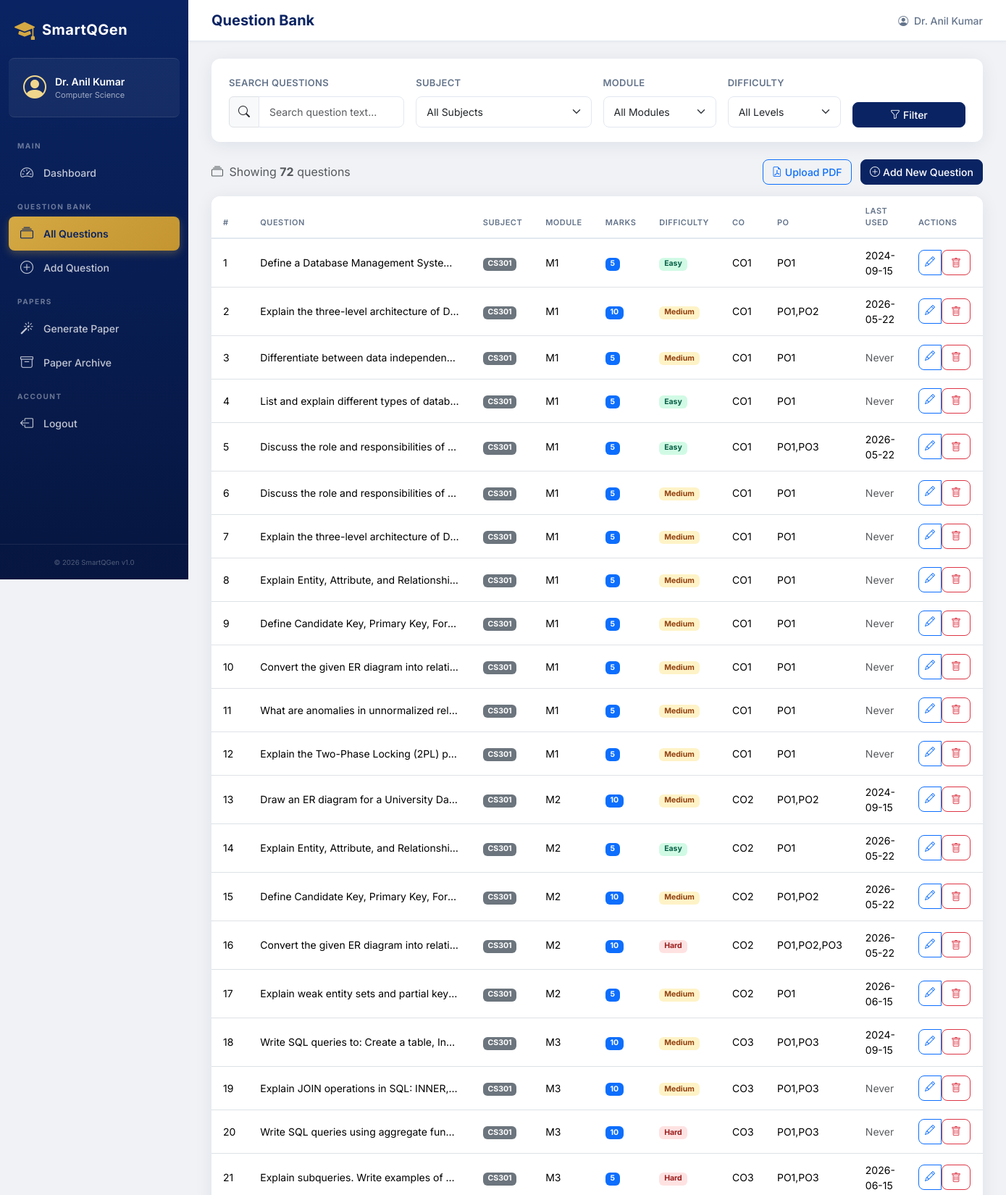
/questions/ (signed in, upper part), run on the app's committed database.
### tables this page shows
CREATE TABLE QuestionBank (
        question_id INTEGER PRIMARY KEY AUTOINCREMENT,
        subject_id INTEGER NOT NULL,
        question_text TEXT NOT NULL,
        module_number INTEGER NOT NULL,
        marks INTEGER NOT NULL,
        difficulty_level TEXT NOT NULL DEFAULT 'Medium',
        co_mapping TEXT NOT NULL,
        po_mapping TEXT NOT NULL,
        last_used_date DATE DEFAULT NULL,
        added_by INTEGER DEFAULT NULL,
        created_at DATETIME DEFAULT CURRENT_TIMESTAMP,
        updated_at DATETIME DEFAULT CURRENT_TIMESTAMP,
        FOREIGN KEY (subject_id) REFERENCES Subject(subject_id) ON DELETE CASCADE,
        FOREIGN KEY (added_by) REFERENCES Faculty(faculty_id) ON DELETE SET NULL
    );

CREATE TABLE Subject (
        subject_id INTEGER PRIMARY KEY AUTOINCREMENT,
        subject_code TEXT NOT NULL UNIQUE,
        subject_name TEXT NOT NULL,
        semester INTEGER NOT NULL,
        department TEXT NOT NULL
    );

### routes/questions.py (the view)
@questions_bp.route('/')
@login_required
def list_questions():
    subject_id = request.args.get('subject_id', '', type=str)
    module = request.args.get('module', '', type=str)
    difficulty = request.args.get('difficulty', '', type=str)
    search = request.args.get('search', '', type=str)
    query = """
        SELECT q.*, s.subject_name, s.subject_code
        FROM QuestionBank q
        JOIN Subject s ON q.subject_id = s.subject_id
        WHERE 1=1
    """
    params = []
    if subject_id:
        query += " AND q.subject_id = %s"
        params.append(int(subject_id))
    if module:
        query += " AND q.module_number = %s"
        params.append(int(module))
    if difficulty:
        query += " AND q.difficulty_level = %s"
        params.append(difficulty)
    if search:
        query += " AND q.question_text LIKE %s"
        params.append(f'%{search}%')
    query += " ORDER BY q.subject_id, q.module_number, q.question_id"
    questions = execute_query(query, tuple(params), fetchall=True)
    subjects = execute_query(
        "SELECT * FROM Subject ORDER BY subject_name",
        fetchall=True
    )
    return render_template('questions/list.html',
                           questions=questions,
                           subjects=subjects,
                           filters={
                               'subject_id': subject_id,
                               'module': module,
                               'difficulty': difficulty,
                               'search': search
                           })

### routes/auth.py (called while the page is built)
def login_required(f):
    @wraps(f)
    def decorated_function(*args, **kwargs):
        if 'faculty_id' not in session:
            flash('Please log in to access this page.', 'warning')
            return redirect(url_for('auth.login'))
        return f(*args, **kwargs)
    return decorated_function

### utils/db.py (called while the page is built, shortened)
def get_db():
    conn = sqlite3.connect(DB_PATH)
    conn.row_factory = sqlite3.Row  # Access columns by name
    conn.execute("PRAGMA foreign_keys = ON")  # Enable FK support
    return conn

def dict_from_row(row):
    if row is None:
        return None
    return dict(row)

def execute_query(query, params=None, fetchone=False, fetchall=False, commit=False):
    query = query.replace('%s', '?')
    query = _adapt_query(query)
    conn = get_db()
    cursor = conn.cursor()
    try:
        cursor.execute(query, params or ())
        if fetchone:
            row = cursor.fetchone()
            result = dict_from_row(row)
        elif fetchall:
            rows = cursor.fetchall()
            result = [dict_from_row(r) for r in rows]
        elif commit:
            conn.commit()
            result = cursor.lastrowid
        else:
            result = cursor.rowcount
        return result
    except Exception as e:
        if commit:
            conn.rollback()
        raise e
    finally:
        cursor.close()
        conn.close()

def _adapt_query(query):
    import re
    query = re.sub(r"ENUM\([^)]+\)", "TEXT", query, flags=re.IGNORECASE)
    field_match = re.search(r"ORDER BY FIELD\((\w+),\s*(.+?)\)", query, re.IGNORECASE)
    query = re.sub(
        r"DATE_SUB\(CURDATE\(\),\s*INTERVAL\s+(\?)\s+YEAR\)",
        r"date('now', '-' || \1 || ' years')",
        query, flags=re.IGNORECASE
    )
    query = re.sub(r"CURDATE\(\)", "date('now')", query, flags=re.IGNORECASE)
    query = re.sub(r"NOW\(\)", "datetime('now')", query, flags=re.IGNORECASE)
    return query

### templates/questions/list.html (shortened to what this page needs)
{% extends "base.html" %}
{% block page_title %}Question Bank{% endblock %}
{% block content %}
<div class="card filter-card mb-4">
    <div class="card-body">
        <form method="GET" action="{{ url_for('questions.list_questions') }}" class="row g-3 align-items-end">
            <div class="col-md-3">
                <label for="search" class="form-label">Search Questions</label>
                <div class="input-group">
                    <span class="input-group-text"><i class="bi bi-search"></i></span>
                    <input type="text" class="form-control" id="search" name="search"
                           value="{{ filters.search }}" placeholder="Search question text...">
                </div>
            </div>
            <div class="col-md-3">
                <label for="subject_id" class="form-label">Subject</label>
                <select class="form-select" id="subject_id" name="subject_id">
                    <option value="">All Subjects</option>
                </select>
            </div>
            <div class="col-md-2">
                <label for="module" class="form-label">Module</label>
                <select class="form-select" id="module" name="module">
                    <option value="">All Modules</option>
                </select>
            </div>
            <div class="col-md-2">
                <label for="difficulty" class="form-label">Difficulty</label>
                <select class="form-select" id="difficulty" name="difficulty">
                    <option value="">All Levels</option>
                </select>
            </div>
            <div class="col-md-2">
                <button type="submit" class="btn btn-primary w-100">
                    <i class="bi bi-funnel me-1"></i>Filter
                </button>
            </div>
        </form>
    </div>
</div>
<div class="d-flex justify-content-between align-items-center mb-3">
    <span class="text-muted">
        <i class="bi bi-collection me-1"></i>
        Showing <strong>{{ questions|length }}</strong> questions
    </span>
    <div>
        <a href="{{ url_for('questions.upload_pdf') }}" class="btn btn-outline-primary me-2">
            <i class="bi bi-file-earmark-pdf me-1"></i>Upload PDF
        </a>
        <a href="{{ url_for('questions.add_question') }}" class="btn btn-primary">
            <i class="bi bi-plus-circle me-1"></i>Add New Question
        </a>
    </div>
</div>
<div class="card dashboard-card">
    <div class="card-body p-0">
        {% if questions %}
        <div class="table-responsive">
            <table class="table table-hover mb-0" id="questionsTable">
                <thead>
                    <tr>
                        <th style="width:5%">#</th>
                        <th style="width:30%">Question</th>
                        <th>Subject</th>
                        <th>Module</th>
                        <th>Marks</th>
                        <th>Difficulty</th>
                        <th>CO</th>
                        <th>PO</th>
                        <th>Last Used</th>
                        <th style="width:10%">Actions</th>
                    </tr>
                </thead>
                <tbody>
                    {% for q in questions %}
                    <tr>
                        <td>{{ loop.index }}</td>
                        <td class="question-text-cell" title="{{ q.question_text }}">
                            {{ q.question_text[:80] }}{% if q.question_text|length > 80 %}...{% endif %}
                        </td>
                        <td><span class="badge bg-secondary">{{ q.subject_code }}</span></td>
                        <td>M{{ q.module_number }}</td>
                        <td><span class="badge bg-primary">{{ q.marks }}</span></td>
                        <td>
                            <span class="badge badge-{{ q.difficulty_level|lower }}">
                                {{ q.difficulty_level }}
                            </span>
                        </td>
                        <td>{{ q.co_mapping }}</td>
                        <td>{{ q.po_mapping }}</td>
                        <td>
                            {% if q.last_used_date %}
                                {{ q.last_used_date }}
                            {% else %}
                                <span class="text-muted">Never</span>
                            {% endif %}
                        </td>
                        <td>
                            <div class="btn-group btn-group-sm">
                                <a href="{{ url_for('questions.edit_question', question_id=q.question_id) }}"
                                   class="btn btn-outline-primary" title="Edit">
                                    <i class="bi bi-pencil"></i>
                                </a>
                                <form method="POST" action="{{ url_for('questions.delete_question', question_id=q.question_id) }}"
                                      class="d-inline delete-form">
                                    <button type="submit" class="btn btn-outline-danger" title="Delete">
                                        <i class="bi bi-trash"></i>
                                    </button>
                                </form>
                            </div>
                        </td>
                    </tr>
                    {% endfor %}
                </tbody>
            </table>
        </div>
        {% endif %}
    </div>
</div>
{% endblock %}

### static/css/style.css (style rules this page uses)
:root { --primary: #0a2463; --primary-light: #1e3a8a; --primary-lighter: #3b5bdb; --accent: #d4a843; --accent-light: #f0d78c; --success: #10b981; --warning: #f59e0b; --danger: #ef4444; --info: #3b82f6; --bg-body: #f0f2f5; --bg-card: #ffffff; --text-primary: #1e293b; --text-secondary: #64748b; --sidebar-width: 260px; --radius: 12px; --shadow: 0 4px 24px rgba(10,36,99,0.08); --shadow-lg: 0 8px 32px rgba(10,36,99,0.12); --transition: all 0.3s cubic-bezier(0.4,0,0.2,1); }
* { box-sizing: border-box; }
body { font-family: 'Inter', -apple-system, BlinkMacSystemFont, sans-serif; background: var(--bg-body); color: var(--text-primary); margin: 0; min-height: 100vh; }
.dashboard-card { border: none; border-radius: var(--radius); box-shadow: var(--shadow); overflow: hidden; }
.dashboard-card .card-body { padding: 20px 24px; }
.badge-easy { background: #d1fae5 !important; color: #065f46 !important; }
.badge-medium { background: #fef3c7 !important; color: #92400e !important; }
.badge-hard { background: #fee2e2 !important; color: #991b1b !important; }
.table { font-size: 14px; }
.table thead { background: #f8fafc; }
.table thead th { font-weight: 600; color: var(--text-secondary); text-transform: uppercase; font-size: 11px; letter-spacing: 0.5px; padding: 12px 16px; border-bottom: 2px solid #e2e8f0; }
.table tbody td { padding: 12px 16px; vertical-align: middle; }
.question-text-cell { max-width: 300px; overflow: hidden; text-overflow: ellipsis; white-space: nowrap; }
.filter-card { border: none; border-radius: var(--radius); box-shadow: var(--shadow); }
.filter-card .card-body { padding: 20px 24px; }
.form-label { font-weight: 600; font-size: 13px; color: var(--text-secondary); text-transform: uppercase; letter-spacing: 0.3px; }
.form-control, .form-select { border-radius: 8px; border: 1.5px solid #e2e8f0; padding: 10px 14px; font-size: 14px; transition: var(--transition); }
.stat-card, .dashboard-card, .welcome-banner { animation: fadeInUp 0.5s ease forwards; }
.btn-primary { background: var(--primary); border-color: var(--primary); }
.btn { border-radius: 8px; font-weight: 500; font-size: 14px; }

### data on the page
QuestionBank: question_text "Define a Database Management Syste…", subject_code "CS301", module_number "1", marks "5", difficulty_level "Easy", co_mapping "CO1", po_mapping "PO1", last_used_date "2024-09-15"
QuestionBank: question_text "Explain the three-level architecture of D…", subject_code "CS301", module_number "1", marks "10", difficulty_level "Medium", co_mapping "CO1", po_mapping "PO1,PO2", last_used_date "2026-05-22"
QuestionBank: question_text "Differentiate between data independen…", subject_code "CS301", module_number "1", marks "5", difficulty_level "Medium", co_mapping "CO1", po_mapping "PO1", shows "Never"
QuestionBank: question_text "List and explain different types of datab…", subject_code "CS301", module_number "1", marks "5", difficulty_level "Easy", co_mapping "CO1", po_mapping "PO1", shows "Never"
QuestionBank: question_text "Discuss the role and responsibilities of…", subject_code "CS301", module_number "1", marks "5", difficulty_level "Easy", co_mapping "CO1", po_mapping "PO1,PO3", last_used_date "2026-05-22"
QuestionBank: question_text "Discuss the role and responsibilities of…", subject_code "CS301", module_number "1", marks "5", difficulty_level "Medium", co_mapping "CO1", po_mapping "PO1", shows "Never"
QuestionBank: question_text "Explain the three-level architecture of D…", subject_code "CS301", module_number "1", marks "5", difficulty_level "Medium", co_mapping "CO1", po_mapping "PO1", shows "Never"
QuestionBank: question_text "Explain Entity, Attribute, and Relationshi…", subject_code "CS301", module_number "1", marks "5", difficulty_level "Medium", co_mapping "CO1", po_mapping "PO1", shows "Never"
QuestionBank: question_text "Define Candidate Key, Primary Key, For…", subject_code "CS301", module_number "1", marks "5", difficulty_level "Medium", co_mapping "CO1", po_mapping "PO1", shows "Never"
QuestionBank: question_text "Convert the given ER diagram into relati…", subject_code "CS301", module_number "1", marks "5", difficulty_level "Medium", co_mapping "CO1", po_mapping "PO1", shows "Never"
QuestionBank: question_text "What are anomalies in unnormalized rel…", subject_code "CS301", module_number "1", marks "5", difficulty_level "Medium", co_mapping "CO1", po_mapping "PO1", shows "Never"
QuestionBank: question_text "Explain the Two-Phase Locking (2PL) p…", subject_code "CS301", module_number "1", marks "5", difficulty_level "Medium", co_mapping "CO1", po_mapping "PO1", shows "Never"
QuestionBank: question_text "Draw an ER diagram for a University Da…", subject_code "CS301", module_number "2", marks "10", difficulty_level "Medium", co_mapping "CO2", po_mapping "PO1,PO2", last_used_date "2024-09-15"
QuestionBank: question_text "Explain Entity, Attribute, and Relationshi…", subject_code "CS301", module_number "2", marks "5", difficulty_level "Easy", co_mapping "CO2", po_mapping "PO1", last_used_date "2026-05-22"
QuestionBank: question_text "Define Candidate Key, Primary Key, For…", subject_code "CS301", module_number "2", marks "10", difficulty_level "Medium", co_mapping "CO2", po_mapping "PO1,PO2", last_used_date "2026-05-22"
QuestionBank: question_text "Convert the given ER diagram into relati…", subject_code "CS301", module_number "2", marks "10", difficulty_level "Hard", co_mapping "CO2", po_mapping "PO1,PO2,PO3", last_used_date "2026-05-22"
QuestionBank: question_text "Explain weak entity sets and partial key…", subject_code "CS301", module_number "2", marks "5", difficulty_level "Medium", co_mapping "CO2", po_mapping "PO1", last_used_date "2026-06-15"
QuestionBank: question_text "Write SQL queries to: Create a table, In…", subject_code "CS301", module_number "3", marks "10", difficulty_level "Medium", co_mapping "CO3", po_mapping "PO1,PO3", last_used_date "2024-09-15"
QuestionBank: question_text "Explain JOIN operations in SQL: INNER,…", subject_code "CS301", module_number "3", marks "10", difficulty_level "Medium", co_mapping "CO3", po_mapping "PO1,PO3", shows "Never"
QuestionBank: question_text "Write SQL queries using aggregate fun…", subject_code "CS301", module_number "3", marks "10", difficulty_level "Hard", co_mapping "CO3", po_mapping "PO1,PO3", shows "Never"
QuestionBank: question_text "Explain subqueries. Write examples of…", subject_code "CS301", module_number "3", marks "5", difficulty_level "Hard", co_mapping "CO3", po_mapping "PO1,PO3", last_used_date "2026-06-15"

### other printed values
{{ session.get('faculty_name', 'Faculty') }} "Dr. Anil Kumar"
{{ session.get('faculty_department', 'Department') }} "Computer Science"
{{ questions|length }} "72"
